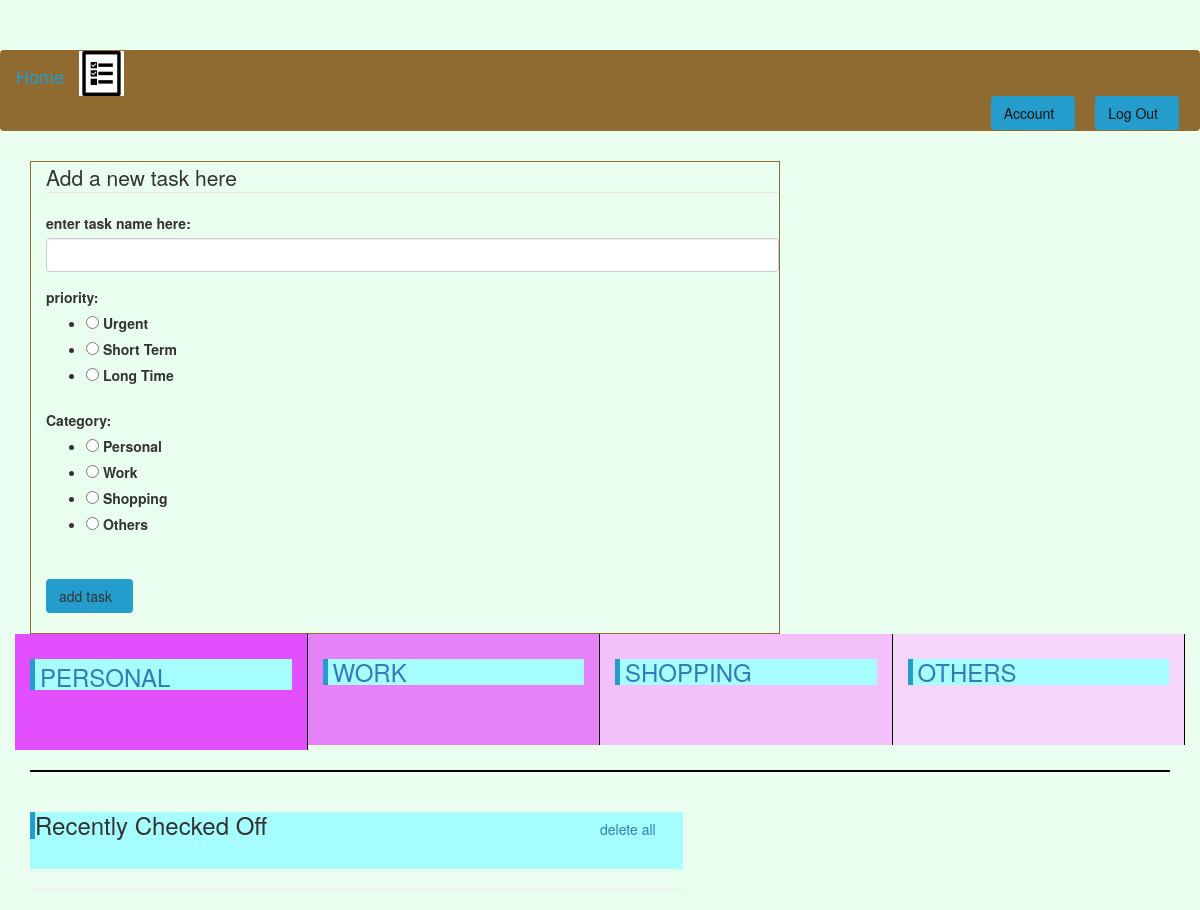
The page /home (signed in) on the database as committed earlier.
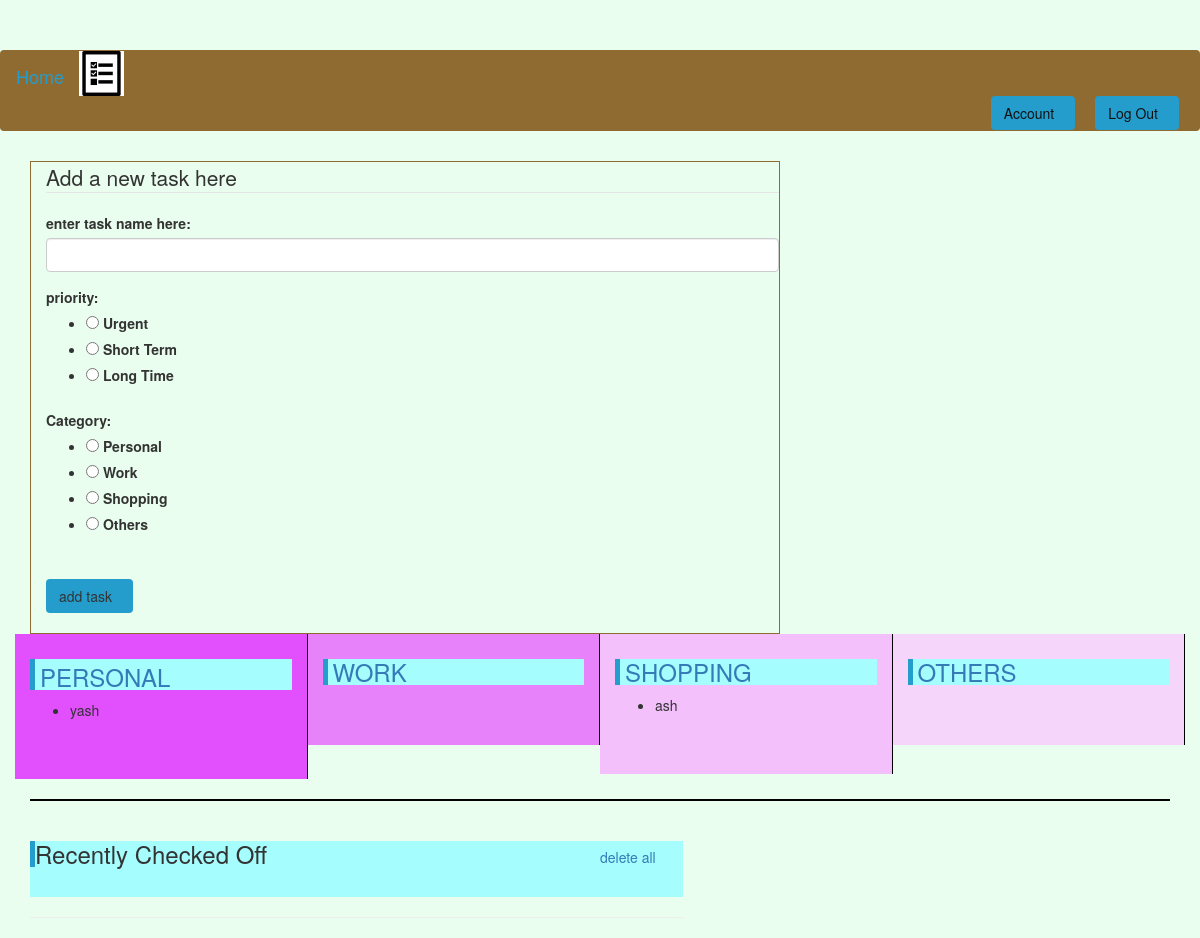
The same page on the database as committed later.
### todo/models.py (models this page shows)
class Task(db.Model):
	id = db.Column(db.Integer, primary_key = True)
	name = db.Column(db.String(20), unique = True, nullable = False)
	priority = db.Column(db.Integer, default = 0)
	category = db.Column(db.Integer, nullable = False)
	status = db.Column(db.Integer, default = 0)
	user_id = db.Column(db.Integer, db.ForeignKey('user.id'), nullable = False)
	date_posted = db.Column(db.DateTime, nullable = False, default=datetime.utcnow)

### todo/routes.py (the view, shortened to what this page needs)
@app.route('/')
@app.route('/home', methods = ['POST', 'GET'])
@login_required
def home():
	form = TaskForm()
	list1 = Task.query.filter_by(category = 1, status = 1)
	list2 = Task.query.filter_by(category = 2, status = 1)
	list3 = Task.query.filter_by(category = 3, status = 1)
	list4 = Task.query.filter_by(category = 4, status = 1)
	list5 = Task.query.filter_by(status = 2)
	empty = 0
	if not list5:
		empty = 1
	return render_template('home.html', form = form, list1 = list1, list2 = list2, list3 = list3, list4 =list4, list5 = list5, empty = empty)

### todo/forms.py
class TaskForm(FlaskForm):
	title = StringField('enter task name here:', validators=[DataRequired(), Length(min=2, max=20)])
	category = RadioField('Category:',validators=[DataRequired()], choices = [('1','Personal'),('2','Work'),('3','Shopping'),('4','Others')])
	priority = RadioField('priority:', validators=[DataRequired()], choices = [('1','Urgent'),('2','Short Term'),('3','Long Time')])
	submit = SubmitField('add task')

### todo/models.py (called while the page is built)
@login_manager.user_loader
def load_user(user_id):
	return User.query.get(int(user_id))

### todo/templates/home.html (shortened to what this page needs)
{% extends "layout.html" %}
{% block content %}
<div class="row">
	<div class="col-md-8" >
		<div class="task-add" style="border-width: 0.3px; border-color: #906B31;border-style: groove; ">
		<form method="POST" action="" style="padding-left: 15px; padding-bottom: 5px;">
			<fieldset class="form-group">
				<legend class="border-bottom mb-4">Add a new task here</legend>
				<div class="form-group" >
					{{ form.title.label(class="form-control-label") }}
					{{ form.title(class="form-control form-control-lg") }}
				</div>
				<div class="form-group" >
					{{ form.priority.label(class="form-control-label") }}
					{{ form.priority }}
				</div>
				<div class="form-group" style="padding-top: 5px;">
					{{ form.category.label(class="form-control-label") }}
					{{ form.category }}
				</div>
			</fieldset>
			<div class="form-group" style="padding-top: 10px;">
				{{ form.submit(class="btn btn-outline-info") }}
			</div>
		</form>
	</div>
</div>
</div>
<div class="row">
	<div class="col-md-3" style="background-color: #E24FFC; padding-top: 5px; border-right: 1px solid black; padding-bottom: 50px;">
		<div title="edit list" style="background-color: #A5FDFD;"><a href="{{ url_for('list', catname = 1, sort = 'none', name = '0') }}"><h3 style="border-left: 5px solid #249DCD; padding-left: 5px; padding-top: 5px;">PERSONAL</h3></a></div>
		<ul>
			{% for task in list1 %}
				<li> <h5>{{ task.name }}</h5></li>
			{% endfor %}
		</ul>
	</div>
	<div class="col-md-3" style="background-color: #E882FA; padding-top: 5px; border-right: 1px solid black; padding-bottom: 50px;">
		<div title="edit list" style="background-color: #A5FDFD;"><a href="{{ url_for('list', catname = 2, sort = 'none', name = '0') }}"><h3 style="border-left: 5px solid #249DCD; padding-left: 5px;">WORK</h3></a></div>
	</div>
	<div class="col-md-3" style="background-color: #F3C0FC; padding-top: 5px; border-right: 1px solid black; padding-bottom: 50px;">
		<div title="edit list" style="background-color: #A5FDFD;"><a title="view full list" href="{{ url_for('list', catname = 3, sort = 'none', name = '0') }}"><h3 style="border-left: 5px solid #249DCD; padding-left: 5px;">SHOPPING</h3></a>
		</div>
		<ul>
			{% for task in list3 %}
          <li> <h5>{{ task.name }}</h5></li>			{% endfor %}
		</ul>
	</div>
	<div class="col-md-3" style="background-color: #F5D6FA; padding-top: 5px; border-right: 1px solid black; padding-bottom: 50px;">
		<div title="edit list" style="background-color: #A5FDFD;"><a href="{{ url_for('list', catname = 4, sort = 'none', name = '0') }}"><h3 style="border-left: 5px solid #249DCD; padding-left: 5px;">OTHERS</h3></a></div>
	</div>
</div>
<hr style="border: 1px solid black;">
<div class="row">
	<div class="col-md-7">
		<div style="background-color: #A5FDFD;"><h3 style="border-left: 5px solid #249DCD; padding left: 5px;">Recently Checked Off</h3></a>
			{% if not empty %}
			<a style="position:relative; left:570px;
			bottom: 30px;" href="{{ url_for('clear') }}">delete all</a>
			{% endif %}
		</div>
		<hr>
{% endblock content %}

### todo/templates/layout.html (shortened to what this page needs)
<!DOCTYPE html>
<html lang="en" dir="ltr">
  <head>
    <link rel="stylesheet" href="https://maxcdn.bootstrapcdn.com/bootstrap/3.3.7/css/bootstrap.min.css">
    <link rel="stylesheet" href="https://maxcdn.bootstrapcdn.com/bootstrap/3.4.1/css/bootstrap.min.css">
    <link rel="stylesheet" href="https://use.fontawesome.com/releases/v5.7.0/css/all.css">
    <link rel="stylesheet" type="text/css" href="{{ url_for('static', filename='main.css') }}">
  </head>
  <body>
    <header class="site-header">
      <nav class="navbar navbar-light" style="background-color: #906B31;">
        <img src="{{ url_for('static', filename='use.png') }}">
        <a class="navbar-brand" href="{{ url_for('home') }}">Home</a>
        <div class="collapse navbar-collapse" id="navbarNav">
          <ul class="nav navbar-nav navbar-right">
            {% if current_user.is_authenticated %}
              <li class="nav-item" style="padding-right: 20px;">
                <button class="btn"data-toggle="popover" title="Account info"><a class="account-link" href="{{ url_for('account') }}" >Account</a></button>
              </li>
              <li class="nav-item" style="padding-right: 20px;">
                <button class="btn"data-toggle="popover" title="logout"><a class="account-link" href="{{ url_for('logout') }}" >Log Out</a></button>
              </li>
            {% endif %}
          </ul>
        </div>
      </nav>
    </header>
    <main role="main" class="container">
      <div class="content">
        {% block content %}{% endblock %}
      </div>
    </main>
  </body>
</html>

### todo/static/main.css (style rules this page uses)
body { background-color: #E9FEEE; color: #333333; margin-top: 5rem; }
.account-link { color: #121212; }
.navbar-brand { color: #249DCD ; }
.btn { padding-right: 20px; background-color: #249DCD ; opacity: 1; transition: 1s; border-style: double; }

Rows that differ between the two databases and show on the page:
added Task: name "yash", shown under "PERSONAL"
added Task: name "ash", shown under "SHOPPING"
